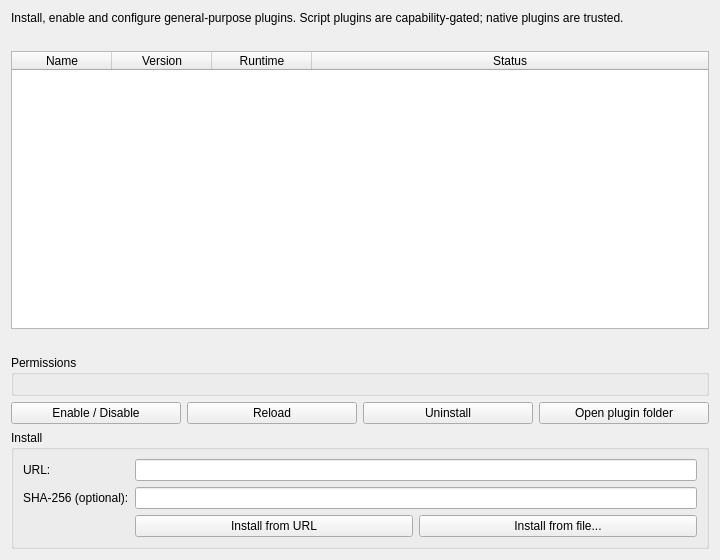
<?xml version="1.0" encoding="UTF-8"?>
<ui version="4.0">
 <class>DlgPrefPlugins</class>
 <widget class="QWidget" name="DlgPrefPlugins">
  <property name="geometry">
   <rect>
    <x>0</x>
    <y>0</y>
    <width>720</width>
    <height>560</height>
   </rect>
  </property>
  <property name="windowTitle">
   <string>Plugins</string>
  </property>
  <layout class="QVBoxLayout" name="mainLayout">
   <item>
    <widget class="QLabel" name="introLabel">
     <property name="text">
      <string>Install, enable and configure general-purpose plugins. Script plugins are capability-gated; native plugins are trusted.</string>
     </property>
     <property name="wordWrap">
      <bool>true</bool>
     </property>
    </widget>
   </item>
   <item>
    <widget class="QLabel" name="apiVersionLabel">
     <property name="text">
      <string/>
     </property>
     <property name="wordWrap">
      <bool>true</bool>
     </property>
    </widget>
   </item>
   <item>
    <widget class="QTableWidget" name="pluginsTable">
     <attribute name="horizontalHeaderStretchLastSection">
      <bool>true</bool>
     </attribute>
     <column>
      <property name="text">
       <string>Name</string>
      </property>
     </column>
     <column>
      <property name="text">
       <string>Version</string>
      </property>
     </column>
     <column>
      <property name="text">
       <string>Runtime</string>
      </property>
     </column>
     <column>
      <property name="text">
       <string>Status</string>
      </property>
     </column>
    </widget>
   </item>
   <item>
    <widget class="QLabel" name="detailsLabel">
     <property name="text">
      <string/>
     </property>
     <property name="wordWrap">
      <bool>true</bool>
     </property>
    </widget>
   </item>
   <item>
    <widget class="QGroupBox" name="permissionsGroup">
     <property name="title">
      <string>Permissions</string>
     </property>
     <layout class="QVBoxLayout" name="permissionsLayout"/>
    </widget>
   </item>
   <item>
    <layout class="QHBoxLayout" name="buttonLayout">
     <item>
      <widget class="QPushButton" name="enableButton">
       <property name="text">
        <string>Enable / Disable</string>
       </property>
      </widget>
     </item>
     <item>
      <widget class="QPushButton" name="reloadButton">
       <property name="text">
        <string>Reload</string>
       </property>
      </widget>
     </item>
     <item>
      <widget class="QPushButton" name="uninstallButton">
       <property name="text">
        <string>Uninstall</string>
       </property>
      </widget>
     </item>
     <item>
      <widget class="QPushButton" name="openFolderButton">
       <property name="text">
        <string>Open plugin folder</string>
       </property>
      </widget>
     </item>
    </layout>
   </item>
   <item>
    <widget class="QGroupBox" name="installGroup">
     <property name="title">
      <string>Install</string>
     </property>
     <layout class="QGridLayout" name="installLayout">
      <item row="0" column="0">
       <widget class="QLabel" name="urlLabel">
        <property name="text">
         <string>URL:</string>
        </property>
       </widget>
      </item>
      <item row="0" column="1">
       <widget class="QLineEdit" name="urlEdit"/>
      </item>
      <item row="1" column="0">
       <widget class="QLabel" name="shaLabel">
        <property name="text">
         <string>SHA-256 (optional):</string>
        </property>
       </widget>
      </item>
      <item row="1" column="1">
       <widget class="QLineEdit" name="sha256Edit"/>
      </item>
      <item row="2" column="1">
       <layout class="QHBoxLayout" name="installButtonLayout">
        <item>
         <widget class="QPushButton" name="installUrlButton">
          <property name="text">
           <string>Install from URL</string>
          </property>
         </widget>
        </item>
        <item>
         <widget class="QPushButton" name="installFileButton">
          <property name="text">
           <string>Install from file...</string>
          </property>
         </widget>
        </item>
       </layout>
      </item>
     </layout>
    </widget>
   </item>
  </layout>
 </widget>
 <resources/>
 <connections/>
</ui>
